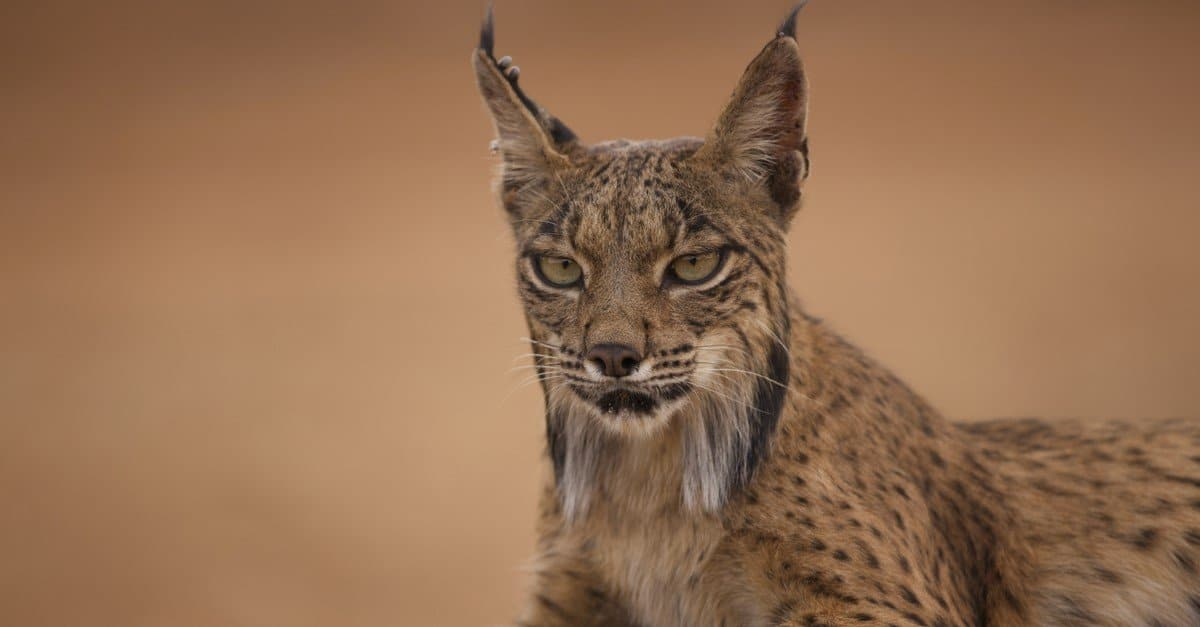
#> input picture codes/morph/images/cat.jpg, 1200 x 627 px
$ python sc.py
#> lines starting #> are read from the running program, lines starting #| are printed output that depends on the picture; after the words box and inside, x2 and y2 are one past the last pixel; in counts of white or black regions, pixels touching at a corner belong together
import cv2
import numpy as np
import matplotlib.pyplot as plt


img = cv2.imread('./images/cat.jpg', 0) # Load as grayscale
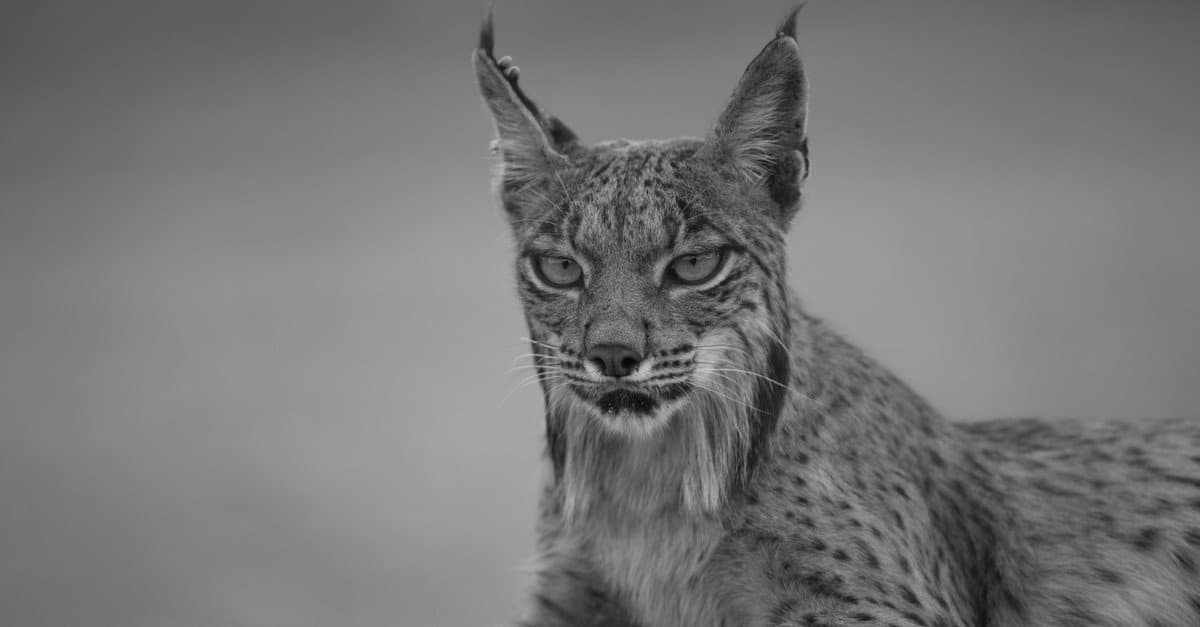
#> img: shape (627, 1200); min 2, max 208, mean 118.9
_, thresh = cv2.threshold(img, 127, 255, cv2.THRESH_BINARY)
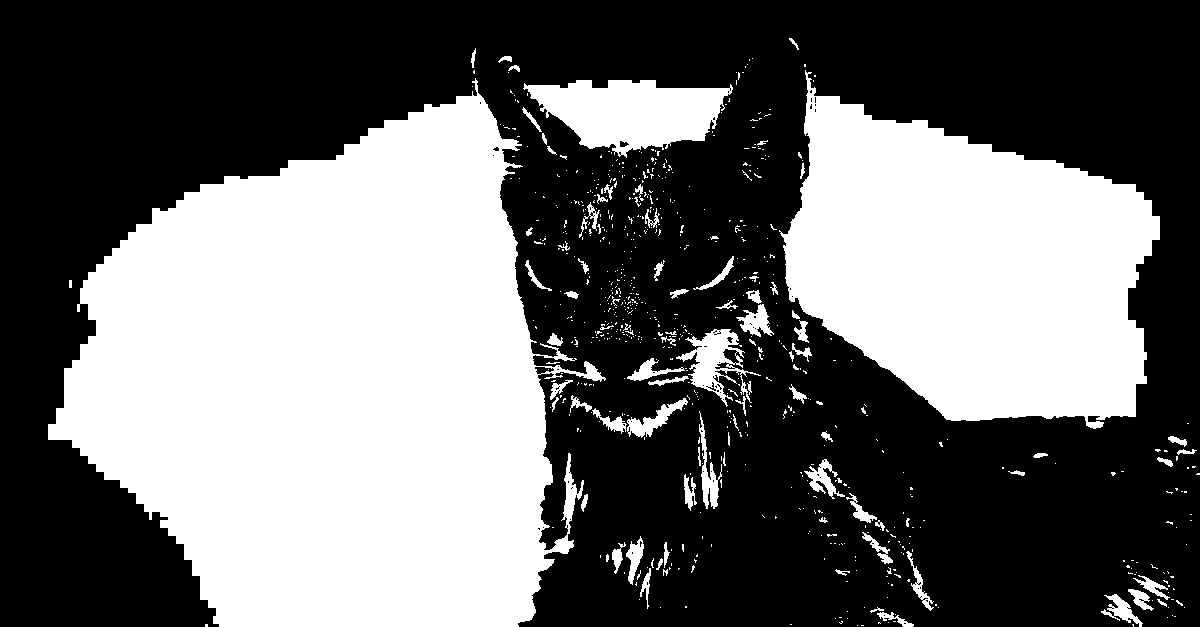
#> thresh: shape (627, 1200); 41% white; 723 white regions (634 under 20 px), largest, box (x1, y1, x2, y2) and area: (48, 78, 606, 627) 196010, (779, 70, 1160, 429) 87389, (523, 80, 733, 158) 10009

# cross kernel will be used
kernel = cv2.getStructuringElement(cv2.MORPH_CROSS, (3, 3))

# skeletonizing
skel = np.zeros(img.shape, np.uint8)
done = False

while not done:
    eroded = cv2.erode(thresh, kernel)
    temp = cv2.dilate(eroded, kernel)
    temp = cv2.subtract(thresh, temp)
    skel = cv2.bitwise_or(skel, temp)
    thresh = eroded.copy()

    zeros = img.size - cv2.countNonZero(thresh)
    if zeros == img.size:
        done = True
#> this loop made 242 passes
#> zeros on passes 1 to 3: 456800, 464207, 469404
#> pass 1, `eroded = cv2.erode(thresh, kernel)`:
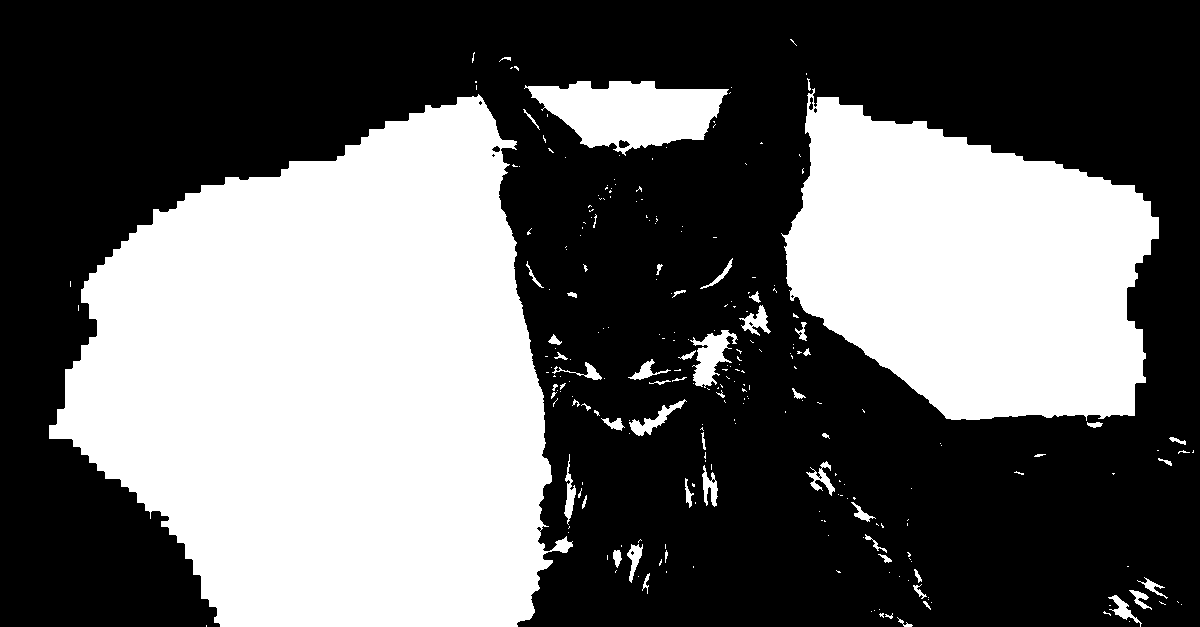
#> eroded: shape (627, 1200); 39.3% white; 256 white regions (199 under 20 px), largest, box (x1, y1, x2, y2) and area: (49, 94, 573, 627) 192742, (781, 88, 1159, 421) 85789, (524, 81, 729, 156) 9331
#> pass 1, `temp = cv2.subtract(thresh, temp)`:
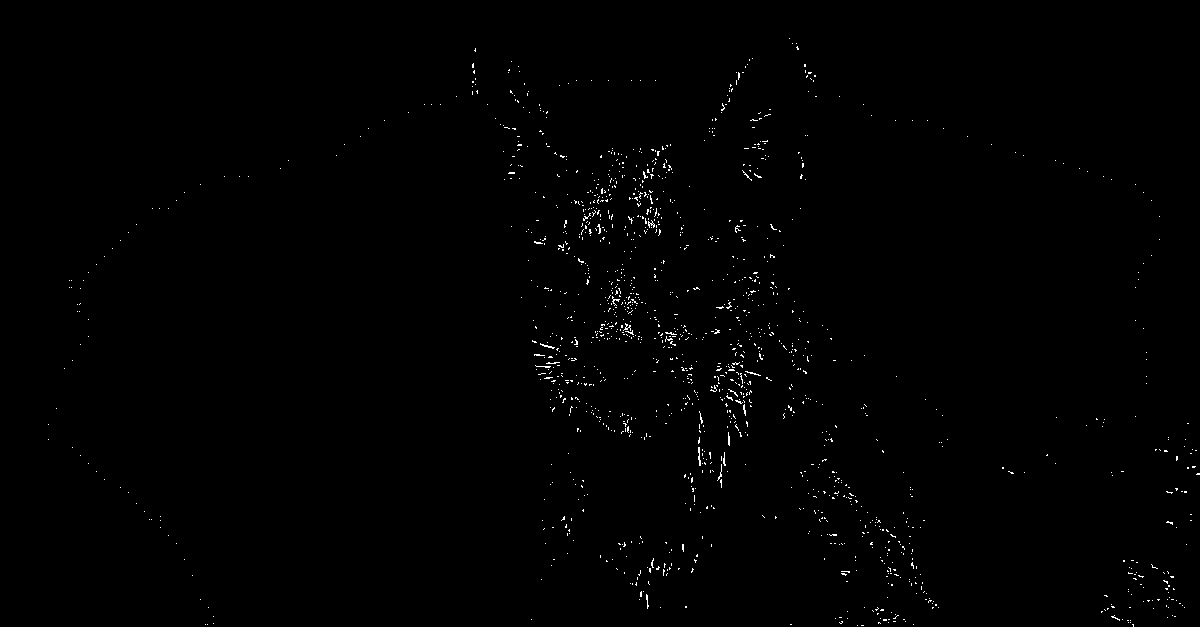
#> temp: shape (627, 1200); 0.58% white in thin lines or dots
#> pass 2, `eroded = cv2.erode(thresh, kernel)`:
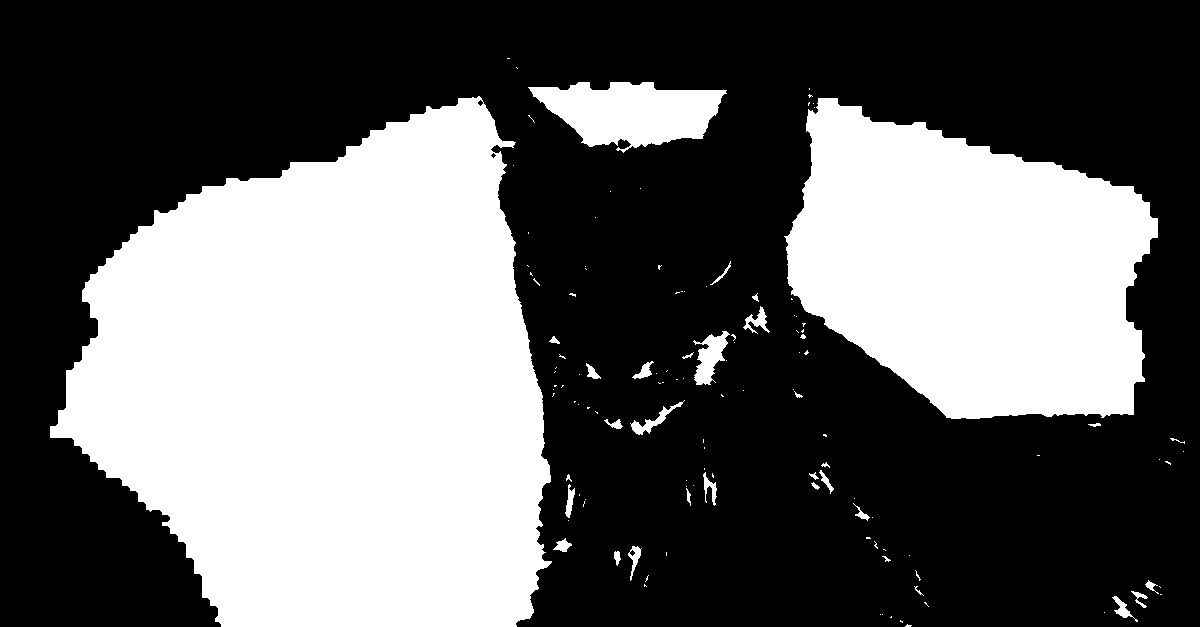
#> eroded: shape (627, 1200); 38.3% white; 125 white regions (91 under 20 px), largest, box (x1, y1, x2, y2) and area: (50, 96, 552, 627) 190789, (784, 98, 1158, 419) 84417, (528, 82, 727, 153) 8799
#> after the loop: eroded: shape (627, 1200); every value is 0
#> after the loop:
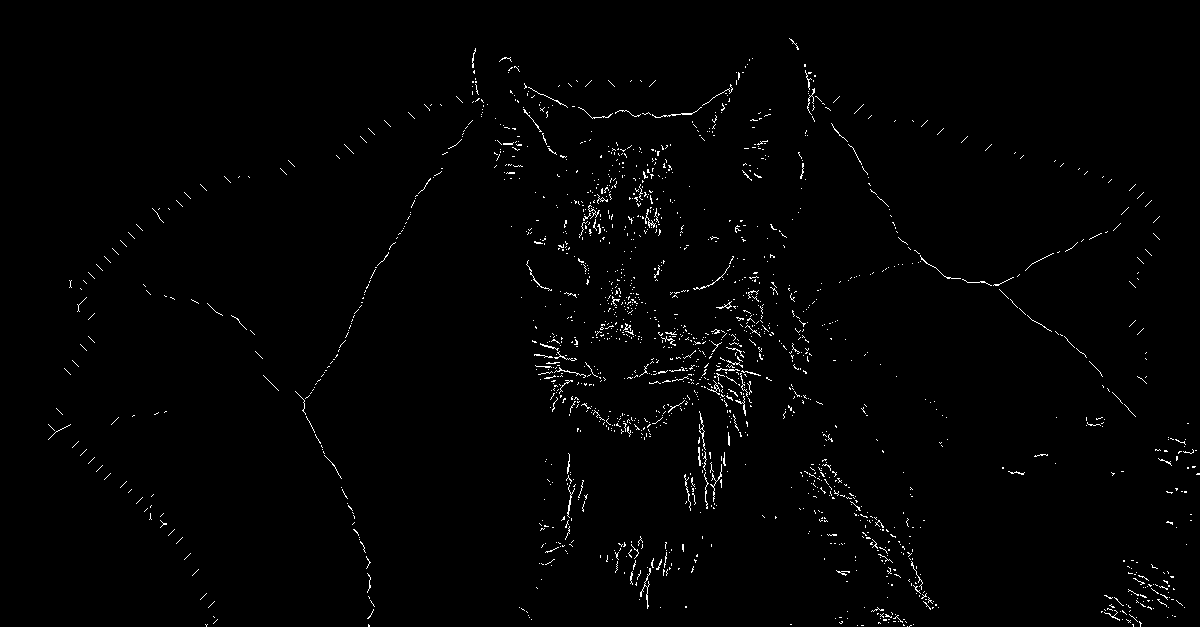
#> skel: shape (627, 1200); 1.2% white in thin lines or dots

# plotting
plt.subplot(121),plt.imshow(img, cmap='gray'),plt.title('Original')
plt.xticks([]), plt.yticks([])
plt.subplot(122),plt.imshow(skel, cmap='gray'),plt.title('Skeletonized')
plt.xticks([]), plt.yticks([])
plt.show()
